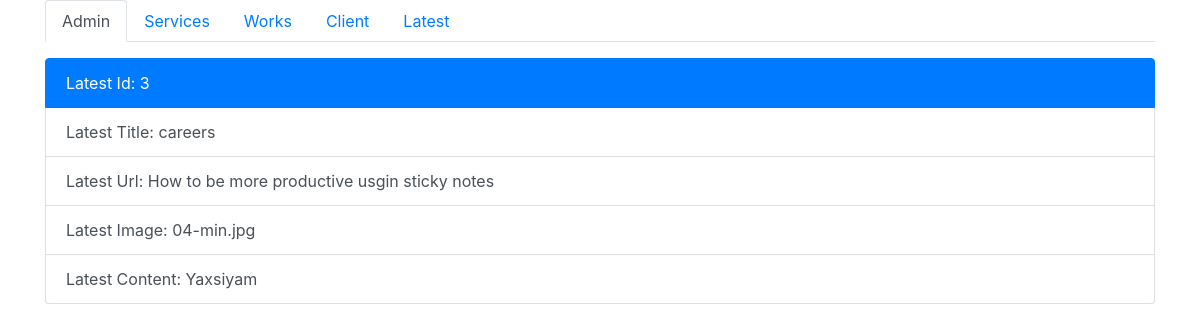
Page /admin/latest/watch/3 on the committed database.
### app/models.py (models this page shows)
class Latest(db.Model):
    id = db.Column(db.Integer, primary_key=True)
    l_title = db.Column(db.String(255))
    l_url = db.Column(db.String(255))
    l_content = db.Column(db.Text)
    l_img = db.Column(db.String(255))

### admin/latest_routes.py (the view)
@latest_bp.route('/latest/watch/<id>')
def latest_watch(id):
    watchLatest = Latest.query.get(id)
    return render_template('admin/latest_watch.html', watchLatest = watchLatest)

### admin/templates/admin/latest_watch.html
{% extends 'admin/base.html' %}
{% block content %}
<div class="container">
    <div class="row">
        <div class="col-12">
            <div class="list-group mt-3">
                <a href="#" class="list-group-item list-group-item-action active">Latest Id: {{watchLatest.id}}</a>
                <a href="#" class="list-group-item list-group-item-action">Latest Title: {{watchLatest.l_title}}</a>
                <a href="#" class="list-group-item list-group-item-action">Latest Url: {{watchLatest.l_url}}</a>
                <a href="#" class="list-group-item list-group-item-action">Latest Image: {{watchLatest.l_img}}</a>
                <a href="#" class="list-group-item list-group-item-action">Latest Content: {{watchLatest.l_content}}</a>
            </div>
        </div>
    </div>
</div>
{% endblock content %}

### rows in the picture
Latest: id "3", l_title "careers", l_url "How to be more productive usgin sticky notes", l_img "04-min.jpg", l_content "Yaxsiyam"
